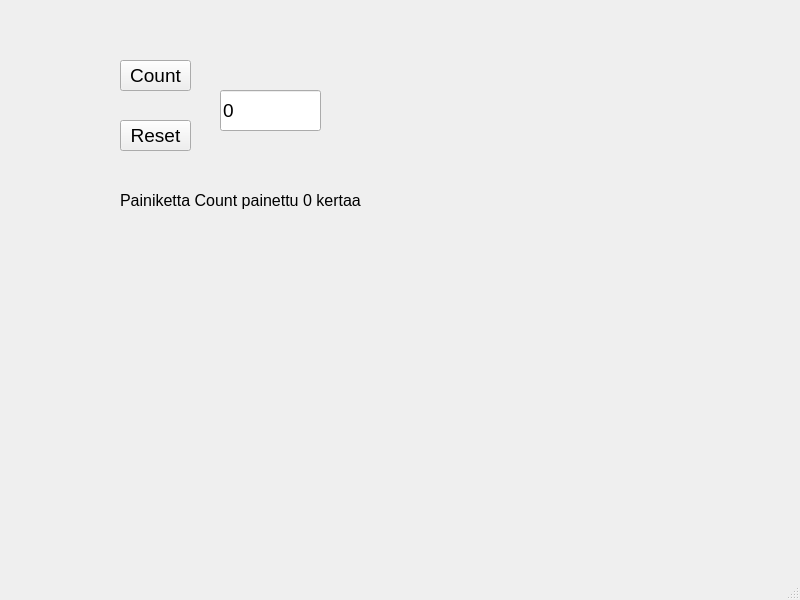
<?xml version="1.0" encoding="UTF-8"?>
<ui version="4.0">
 <class>MainWindow</class>
 <widget class="QMainWindow" name="MainWindow">
  <property name="geometry">
   <rect>
    <x>0</x>
    <y>0</y>
    <width>800</width>
    <height>600</height>
   </rect>
  </property>
  <property name="windowTitle">
   <string>MainWindow</string>
  </property>
  <widget class="QWidget" name="centralwidget">
   <widget class="QPushButton" name="btnCount">
    <property name="geometry">
     <rect>
      <x>120</x>
      <y>60</y>
      <width>71</width>
      <height>31</height>
     </rect>
    </property>
    <property name="font">
     <font>
      <pointsize>14</pointsize>
     </font>
    </property>
    <property name="text">
     <string>Count</string>
    </property>
   </widget>
   <widget class="QPushButton" name="btnReset">
    <property name="geometry">
     <rect>
      <x>120</x>
      <y>120</y>
      <width>71</width>
      <height>31</height>
     </rect>
    </property>
    <property name="font">
     <font>
      <pointsize>14</pointsize>
     </font>
    </property>
    <property name="text">
     <string>Reset</string>
    </property>
   </widget>
   <widget class="QLineEdit" name="txtResult">
    <property name="geometry">
     <rect>
      <x>220</x>
      <y>90</y>
      <width>101</width>
      <height>41</height>
     </rect>
    </property>
    <property name="font">
     <font>
      <pointsize>14</pointsize>
     </font>
    </property>
    <property name="text">
     <string>0</string>
    </property>
   </widget>
   <widget class="QLabel" name="labelInfo">
    <property name="geometry">
     <rect>
      <x>120</x>
      <y>180</y>
      <width>301</width>
      <height>41</height>
     </rect>
    </property>
    <property name="font">
     <font>
      <pointsize>12</pointsize>
     </font>
    </property>
    <property name="text">
     <string>Painiketta Count painettu 0 kertaa</string>
    </property>
   </widget>
  </widget>
  <widget class="QMenuBar" name="menubar">
   <property name="geometry">
    <rect>
     <x>0</x>
     <y>0</y>
     <width>800</width>
     <height>21</height>
    </rect>
   </property>
  </widget>
  <widget class="QStatusBar" name="statusbar"/>
 </widget>
 <resources/>
 <connections/>
</ui>
